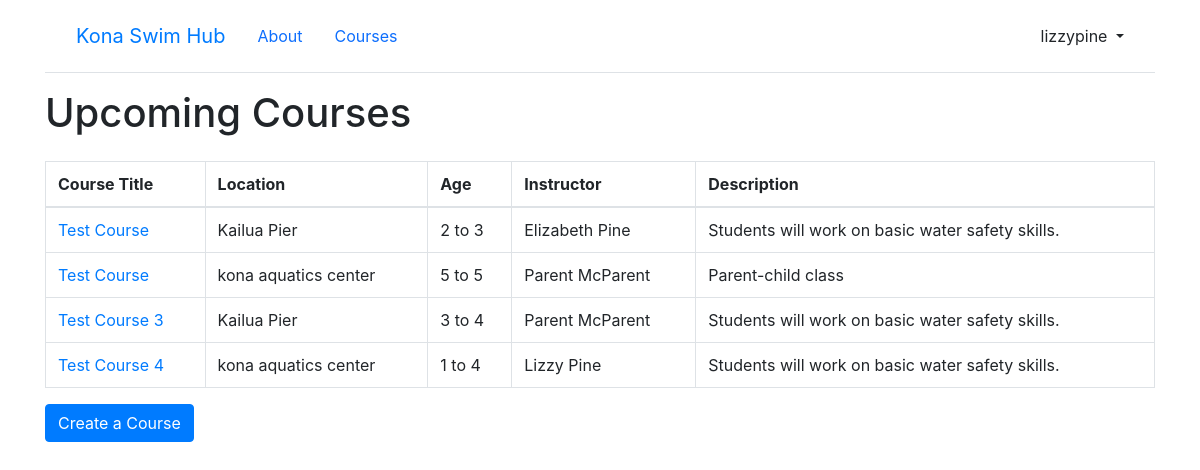
/lessons/course_list/ (signed in), run on the app's committed database.
### accounts/models.py (models this page shows)
class CustomUser(AbstractUser):
    email = models.EmailField(max_length=200)
    password = models.CharField(max_length=200)
    first_name = models.CharField(max_length = 100)
    last_name = models.CharField(max_length = 100)
    is_instructor = models.BooleanField(default=False)
    course_created = models.ForeignKey('lessons.Course', null=True, on_delete=models.CASCADE)
    def __str__(self):
        return self.first_name[:50] + " " + self.last_name[:50]

### lessons/models.py (models this page shows, shortened)
class Course(models.Model):
    course_instructor = models.ForeignKey(CustomUser, on_delete=models.CASCADE, null=True) # Check this: When User is deleted, also delete the Course.
    course_title = models.CharField(max_length=100, default=None)
    course_description = models.CharField(max_length=250)
    course_age_range_min = models.IntegerField(null=True)
    course_age_range_max = models.IntegerField(null=True)
    course_location = models.CharField(max_length=100)
    course_start_date = models.DateField(help_text="Enter the date this course will begin.")
    course_end_date = models.DateField(help_text="Enter the date this course will end.")
    course_day_of_week = models.CharField(max_length=100)
    course_start_time = models.TimeField(help_text="Enter the start time for this course (e.g., 01:00 PM)")
    course_end_time = models.TimeField(help_text="Enter the end time for this course (e.g., 02:00 PM)")
    num_spots_available = models.IntegerField()
    learner_on_roster = models.ManyToManyField(to=Learner, related_name="learners", default=1, blank=True)

### lessons/views.py (the view, shortened to what this page needs)
# urls.py: path("course_list/", CourseListView.as_view(), name="course_list"),
class CourseListView(LoginRequiredMixin, ListView):
    model = Course
    template_name = 'course_list.html'

### templates/course_list.html (shortened to what this page needs)
{% extends "base.html" %}
{% block content %}
<body>
  <h1>Upcoming Courses</h1>
  <div class="course-table-container">
    <table class="table table-bordered table-hover">
      <thead>
        <tr>
          <th> Course Title </th>
          <th> Location </th>
          <th> Age </th>
          <th> Instructor </th>
          <th> Description </th>
        </tr>
      </thead>
      <tbody>
        {% for course in object_list %}
        <tr>
          <td><a href="{% url 'course_detail' course.pk %}"">{{ course.course_title }}</a></td>
          <td> {{ course.course_location }} </td>
          <td> {{ course.course_age_range_min }} to {{ course.course_age_range_max }}</td>
          <td> {{ course.course_instructor }} </td>
          <td> {{ course.course_description }} </td>
        </tr>
        {% endfor %}
      </tbody>
    </table>
  </div>
  {% if user.is_instructor %}
  <div>
    <a href=" {% url 'course_create' %}" class="btn btn-primary" role="button">Create a Course</a>
  </div>
  {% endif %}
</body>
{% endblock content %}

### templates/base.html (shortened to what this page needs)
{% load static %}
<html>
<head>
    <link href="{% static 'css/base.css' %}" rel="stylesheet">
    <link href="https://cdn.jsdelivr.net/npm/bootstrap@5.1.3/dist/css/bootstrap.min.css" rel="stylesheet"
>
</head>
{% load bootstrap4 %}
{% bootstrap_css %}
<body>
    <div class="container">
        <header class="p-3 mb-3 border-bottom">
            <div class="container">
                <div class="d-flex flex-wrap align-items-center justify-content-center
                justify-content-lg-start">
                    <a class="navbar-brand" href="{% url 'home' %}">Kona Swim Hub</a>
                    <a class="nav-link" href="{% url 'about' %}">About </a>
                    <a class="nav-link" href="{% url 'course_list' %}">Courses </a>
                        {% if user.is_authenticated %}
                    <div class="dropdown text-end">
                        <a href="#" class="d-block link-dark text-decoration-none dropdown-toggle" id="dropdownUser1"
                            data-bs-toggle="dropdown" aria-expanded="false">
                            {{ user.username }}
                        </a>
                    </div>
                    {% else %}
                    </ul>
                    <div class="text-end">
                        <a href="{% url 'login' %}" class="btn btn-outline-primary me-2">Log In</a>
                        <a href="{% url 'signup' %}" class="btn btn-primary">Sign Up</a>
                    </div>
                    {% endif %}
                </div>
        </header>
        <main>
            {% block content %}
            {% endblock content %}
        </main>
    </div>
</body>
</html>

### static/css/base.css (style rules this page uses)
.course-table-container { padding-top: 1em; }

### data on the page
CustomUser: username "lizzypine"
Course: course_title "Test Course", course_location "Kailua Pier", course_age_range_min "2", course_age_range_max "3", course_instructor "Elizabeth Pine", course_description "Students will work on basic water safety skills."
Course: course_title "Test Course", course_location "kona aquatics center", course_age_range_min "5", course_age_range_max "5", course_instructor "Parent McParent", course_description "Parent-child class"
Course: course_title "Test Course 3", course_location "Kailua Pier", course_age_range_min "3", course_age_range_max "4", course_instructor "Parent McParent", course_description "Students will work on basic water safety skills."
Course: course_title "Test Course 4", course_location "kona aquatics center", course_age_range_min "1", course_age_range_max "4", course_instructor "Lizzy Pine", course_description "Students will work on basic water safety skills."
